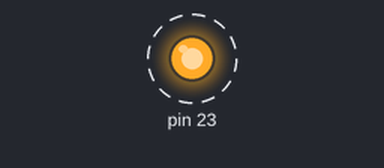
A sketch run on a simulated Arduino Uno, built with avr-gcc and run on an emulated ATmega328P. Parts: output pins drawn as LEDs (lit = HIGH). Dashed ring = blinking.

Above: at 0.2 s.
Timing chart, 0 to 3.0 s (numbered marks = the images above):
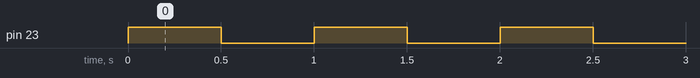

The sketch:

blink_example.ino
```cpp
// CPE 301 - REGISTER-LEVEL Blink Example
// Written By Frank Mascarich, Spring 2018

// Define Port B Register Pointers
volatile unsigned char* port_b = (unsigned char*) 0x25;
volatile unsigned char* ddr_b  = (unsigned char*) 0x24;
volatile unsigned char* pin_b  = (unsigned char*) 0x23;

void setup()
{
  //set PB7 to OUTPUT
  set_PB_as_output(7);
}

void loop()
{
  // drive PB7 HIGH
  write_pb(7, 1);
  // wait 500ms
  delay(500);
  // drive PB7 LOW
  write_pb(7, 0);
  // wait 500ms
  delay(500);
}
void set_PB_as_output(unsigned char pin_num)
{
    *ddr_b |= 0x01 << pin_num;
}
void write_pb(unsigned char pin_num, unsigned char state)
{
  if(state == 0)
  {
    *port_b &= ~(0x01 << pin_num);
  }
  else
  {
    *port_b |= 0x01 << pin_num;
  }
}
```

Measured:
- by itself, pin 23: alternates HIGH for 0.50 s and LOW for 0.50 s
